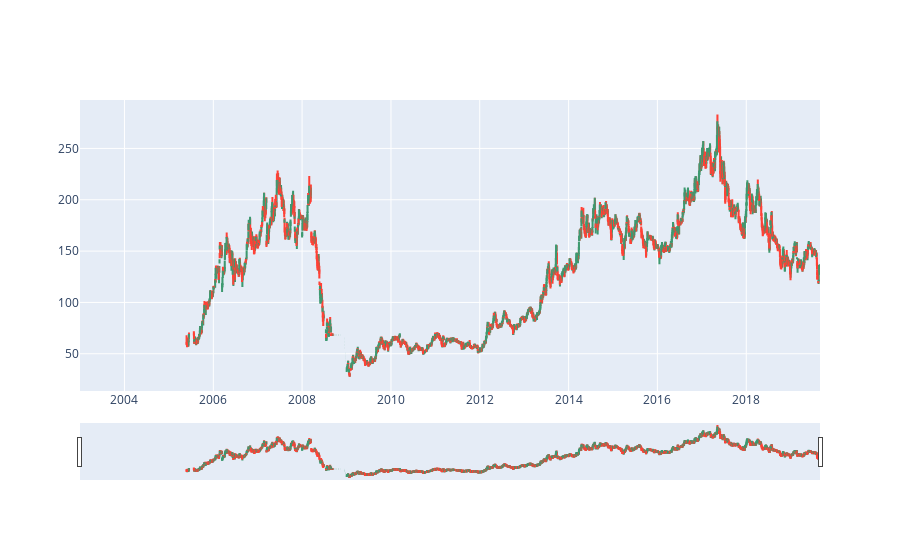

Notebook cell for this chart:
### Code cell
import plotly.graph_objects as go

import pandas as pd
from datetime import datetime



fig = go.Figure(data=[go.Candlestick(x=x['Date'],
                open=x['UBL_Open'],
                high=x['UBL_High'],
                low=x['UBL_Low'],
                close=x['UBL_Close'])])

fig.show()

### Figure 1 — Plotly figure (JSON) as saved in the notebook; plotly's stock layout.template omitted (floating-point values rounded to 4 significant figures; data arrays with more than 128 entries replaced by an {"elided": "..."} marker saying what was removed)
{"data": [{"close": {"elided": "4055 float values"}, "high": {"elided": "4055 float values"}, "low": {"elided": "4055 float values"}, "open": {"elided": "4055 float values"}, "type": "candlestick", "x": {"elided": "4055 str values"}}], "layout": {}}
